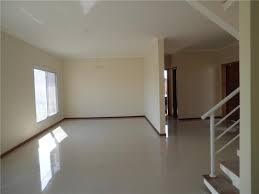
#> input picture ROS-work/helloRosworld/src/ex.jpg, 259 x 194 px
$ python features.py
#> lines starting #> are read from the running program, lines starting #| are printed output that depends on the picture; after the words box and inside, x2 and y2 are one past the last pixel; in counts of white or black regions, pixels touching at a corner belong together
import cv2
import time
import numpy as np
import matplotlib.pyplot as plt
import matplotlib.image as mping

#%matplotlib notebook

frames=0

#open the image
img = cv2.imread('ex.jpg')
#> img is the input picture: shape (194, 259, 3); mean B, G, R 110.3, 123.3, 129.6
img2 = cv2.imread('livros.jpg')
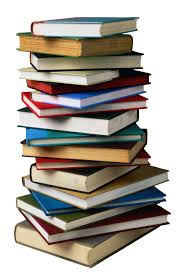
#> input picture ROS-work/helloRosworld/src/livros.jpg, 182 x 276 px
#> img2 is the input picture: shape (276, 182, 3); mean B, G, R 161.8, 169.3, 175.4

cv2.imshow("RawImage", img)
cv2.imshow("RawImage2", img2)

#grayscale convertion
gray_img=cv2.cvtColor(img, cv2.COLOR_BGR2GRAY)
gray_img2=cv2.cvtColor(img2, cv2.COLOR_BGR2GRAY)
#cv2.imshow("GraysImage", BW_img)
#contours testing


#finding harris corners

#img- Input image, it should be grayscale and float32 type.
#blockSize- It is the size of neighbourhood considered for corner detection
#ksize- Aperture parameter of Sobel derivative used.
#k- Harris detector free parameter in the equation
#dst = cv2.cornerHarris(BW_img,blockSize,Ksize,k)

dst = cv2.cornerHarris(gray_img,2,3,0.08)#funcao de harris para detecao de cantos exemplo
dst = cv2.dilate(dst, None) #apenas para realcar os cantos
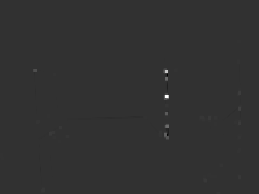
#> dst: shape (194, 259) float32; min -0.00521, max 0.0216, mean 1.63e-05; drawn with min black and max white

dst2 = cv2.cornerHarris(gray_img2,2,3,0.08)#funcao de harris para detecao de cantos exemplo
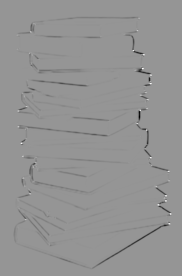
#> dst2: shape (276, 182) float32; min -0.07, max 0.0495, mean -0.000778; drawn with min black and max white
dst2 = cv2.dilate(dst2, None) #apenas para realcar os cantos
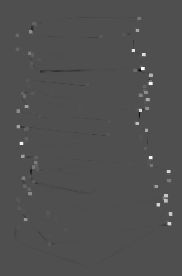
#> dst2: shape (276, 182) float32; min -0.0223, max 0.0495, mean 0.000208; drawn with min black and max white

#dst2 = cv2.threshold(dst,0.01*dst.max(),255,0)

img[dst>0.03*dst.max()]=[0,0,255]
#> img: shape (194, 259, 3); 0.43% of pixels changed, all inside (x1, y1, x2, y2) = (33, 68, 241, 182)
img2[dst2>0.03*dst.max()]=[0,0,255]
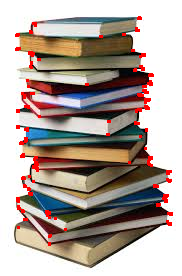
#> img2: shape (276, 182, 3); 2.68% of pixels changed, all inside (x1, y1, x2, y2) = (15, 16, 173, 246)

cv2.imshow('dst',img)
cv2.imshow('dst2',img2)
#-________________________________________________-#

#-________________________________________________-#
#find centroids
#dst2 = np.uint8(dst2)

#ret, labels, stats, centroids = cv2.connectedComponentsWithStats(dst2)

# define the criteria to stop and refine the corners

# criteria = (cv2.TERM_CRITERIA_EPS + cv2.TERM_CRITERIA_MAX_ITER, 100, 0.001)
# corners = cv2.cornerSubPix(gray_img2,np.float32(centroids),(5,5),(-1,-1),criteria)
#rever esta funcao
#Desenha os novos cantos

# res = np.hstack((centroids,corners))
# res = np.int0(res)
# img[res[:,1],res[:,0]]=[0,0,255]
# img[res[:,3],res[:,2]] = [0,255,0]

#-________________________________________________-#

#-________GoodFeaturesToTrack_____Testing__________-#

corners = cv2.goodFeaturesToTrack(gray_img,25,0.01,10)
#> corners = 25 rows, first 8: [166, 96], [165, 71], [166, 125], [34, 69], [238, 108], [238, 92], [166, 113], [49, 133]
corners = np.int0(corners)
for i in corners:
 x,y = i.ravel()
 cv2.circle(img,(x,y),3,255,-1)
#> this loop made 25 passes
#> (x, y) on passes 1 to 12: (166, 96), (165, 71), (166, 125), (34, 69), (238, 108), (238, 92), (166, 113), (49, 133), (209, 117), (238, 122), (59, 127), (42, 189)
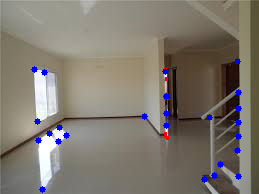
#> img: shape (194, 259, 3); mean B, G, R 112.1, 121.2, 127.8


corners2 = cv2.goodFeaturesToTrack(gray_img2,25,0.01,10)
#> corners2 = 25 rows, first 8: [165, 200], [150, 74], [150, 157], [21, 142], [170, 213], [169, 223], [29, 193], [143, 54]
corners2 = np.int0(corners2)
for i in corners2:
 x2,y2 = i.ravel()
 cv2.circle(img2,(x2,y2),3,255,-1)
#> this loop made 25 passes
#> (x2, y2) on passes 1 to 12: (165, 200), (150, 74), (150, 157), (21, 142), (170, 213), (169, 223), (29, 193), (143, 54), (142, 68), (140, 110), (147, 99), (146, 129)
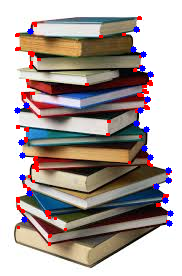
#> img2: shape (276, 182, 3); 1.44% of pixels changed, all inside (x1, y1, x2, y2) = (14, 26, 174, 227)

plt.imshow(img),plt.show()

plt.imshow(img2),plt.show()


while True:
	frames = frames + 1 #number of frames


	#7. for playing
	key=cv2.waitKey(1)
#> (key q is pressed here)
	if key == ord('q'):
		break

print(frames/30) #show the video time

cv2.destroyAllWindows
